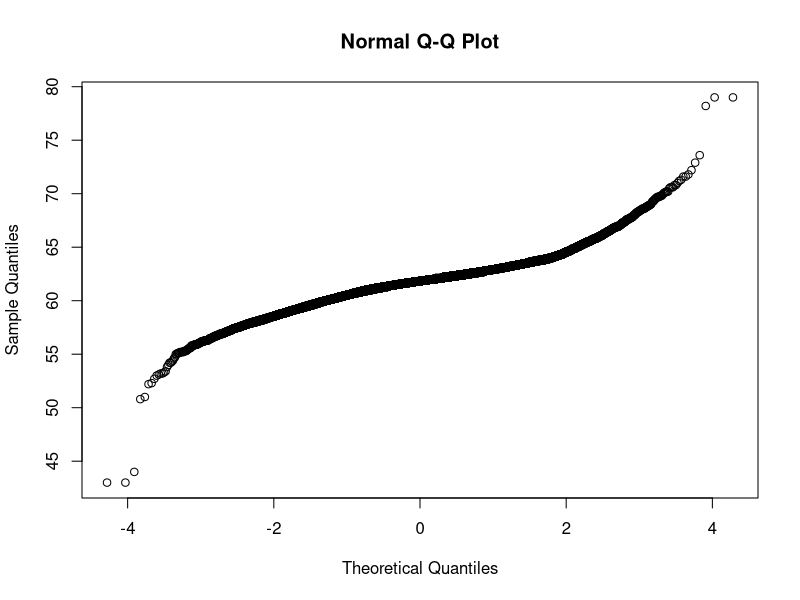
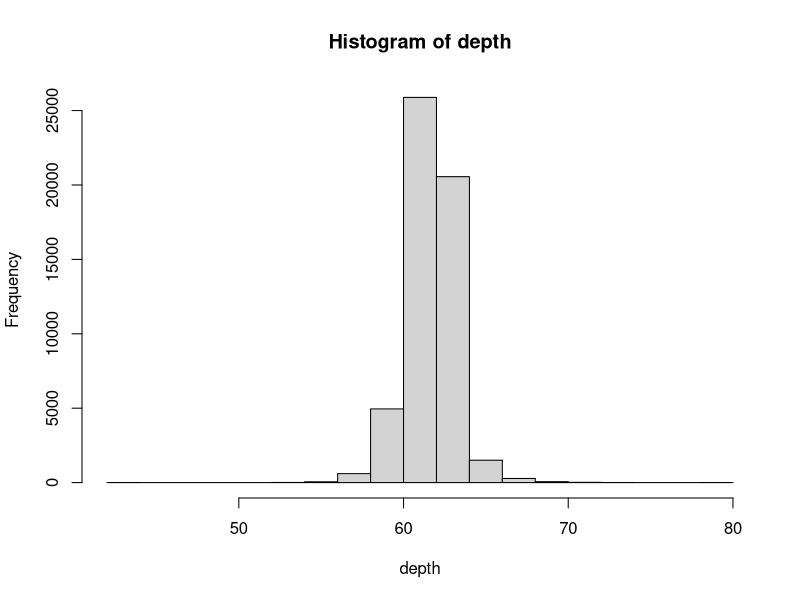

Here is the R script that generated these plots, in order:
### R- Programming Stats
## Exercise: Test for normality

# Dataset = diamonds, library = ggplot2

# Get familiar with the diamons dataset. What does the couln depth tell us?

# Perform at least 2 graphical tests for normality

# Get familiar with the package nortest and perform at least 3 different tests for normality.

# Shipiro Wilk test can only tackle 5000 rows max

library(ggplot2)
head(diamonds)
attach (diamonds)

qqnorm(depth) # looks too curvy for a normal distribution
hist(depth) #hist looks abnormal as well

depthsmall = sample(depth,5000) # sampling to get a vector fitted for shapiro test


#Base package
shapiro.test(depthsmall) # Shapiro wilk test from base pack  (The Shapiro-Wilk test utilizes the null hypothesis principle to check whether a sample x1, ..., xn came from a normally distributed population. The test statistic is:)

#Nortest =Tests for normality
library(nortest) # Pack contains several useful normality tests

cvm.test(depth) # Cramer von Mises Test, since AD gives NAs for that high significance

lillie.test(depth) #Kolmogorov Smirnov

sf.test(depthsmall) #Shapiro Franca Test

pearson.test(depth) # Pearson normality test ( Run against the whole set)
